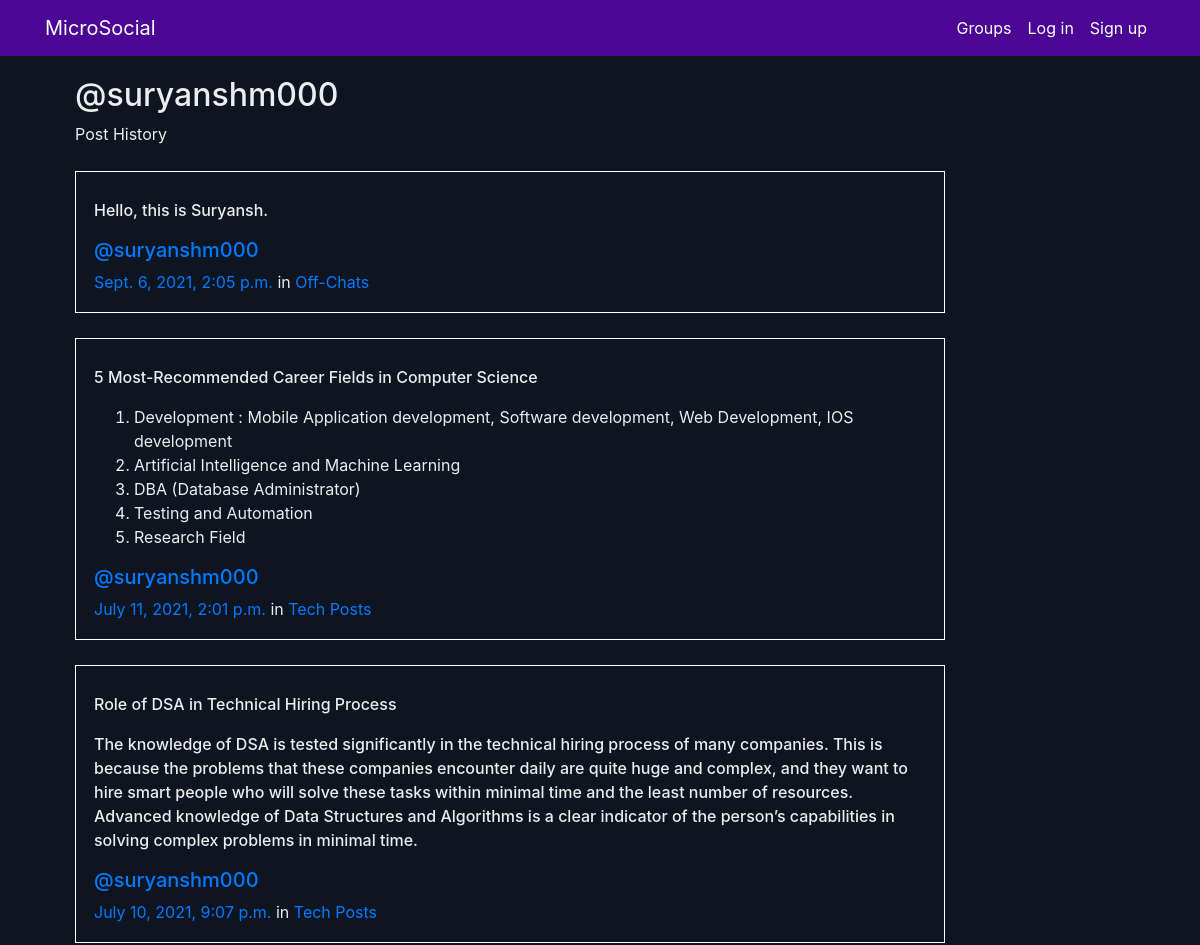
The app's page /posts/by/suryanshm000/ (upper part), older data.
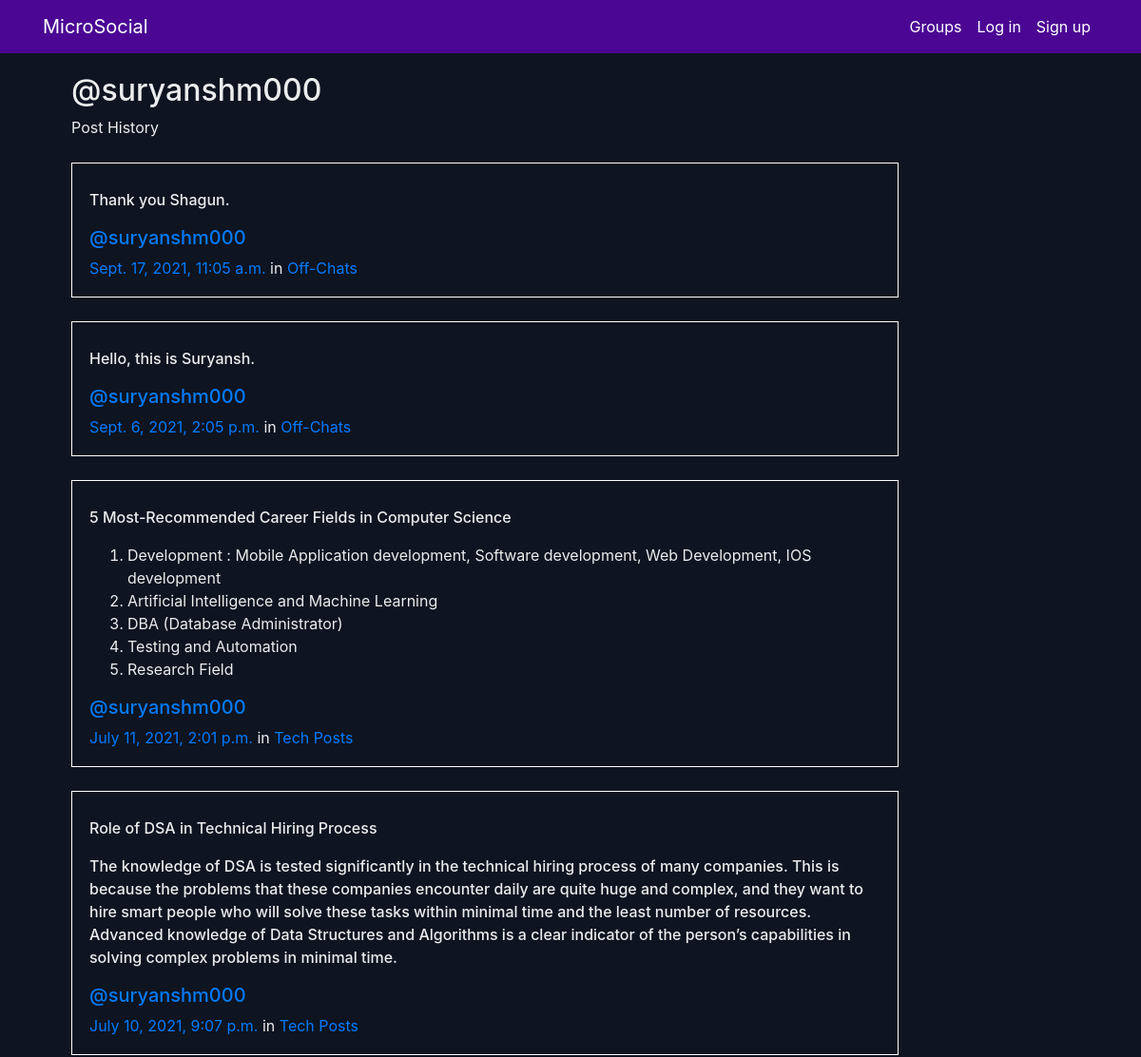
The same page, newer data.
### posts/models.py (models this page shows, shortened)
class Post(models.Model):
    user = models.ForeignKey(User, related_name="posts",on_delete=models.CASCADE)
    created_at = models.DateTimeField(auto_now=True)
    message = models.TextField()
    message_html = models.TextField(editable=False)
    group = models.ForeignKey(Group, related_name="posts",null=True, blank=True,on_delete=models.CASCADE)
    class Meta:
        ordering = ["-created_at"]
        unique_together = ["user", "message"]

### groups/models.py (models this page shows, shortened)
class Group(models.Model):
    name = models.CharField(max_length=255, unique=True)
    slug = models.SlugField(allow_unicode=True, unique=True)
    description = models.TextField(blank=True, default='')
    description_html = models.TextField(editable=False, default='', blank=True)
    members = models.ManyToManyField(User,through="GroupMember")
    class Meta:
        ordering = ["name"]

### posts/views.py (the view)
# urls.py: path("by/<username>/",views.UserPosts.as_view(),name="for_user"),
class UserPosts(generic.ListView):
    model = models.Post
    template_name = "posts/user_post_list.html"
    def get_queryset(self):
        try:
            self.post_user = User.objects.prefetch_related("posts").get(
                username__iexact=self.kwargs.get("username")
            )
        except User.DoesNotExist:
            raise Http404
        else:
            return self.post_user.posts.all()
    def get_context_data(self, **kwargs):
        context = super().get_context_data(**kwargs)
        context["post_user"] = self.post_user
        return context

### posts/templates/posts/user_post_list.html
{% extends "posts/post_base.html" %}
{% block prepost %}
<div class="col-md-4">
	<h2>@{{ post_user.username }}</h2>
	<p>Post History</p>
</div>
{% endblock %}
{% block post_content %}
<div class="col-md-10">
	{% for post in post_list %}
		{% include "posts/_post.html" %}
	{% endfor %}
</div>
{% endblock %}

### posts/templates/posts/_post.html (shortened to what this page needs)
<div class="media">
	<div class="media-body">
		<p>{{ post.message_html|safe }}</p>
		<h5 ><a href="{% url 'posts:for_user' username=post.user.username %}">@{{ post.user.username }}</a></h5>
		<time class="time"><a href="{% url 'posts:single' username=post.user.username pk=post.pk %}">{{ post.created_at }}</a></time>
		{% if post.group %}
		<span class="group-name">in <a href="{% url 'groups:single' slug=post.group.slug %}">{{ post.group.name }}</a></span>
		{% endif %}
	</div>
</div>

Row changes from the older to the newer data that the page shows:
added Post: message_html "Thank you Shagun.", user.username "suryanshm000", created_at "Sept. 17, 2021, 11:05 a.m.", group.name "Off-Chats"
